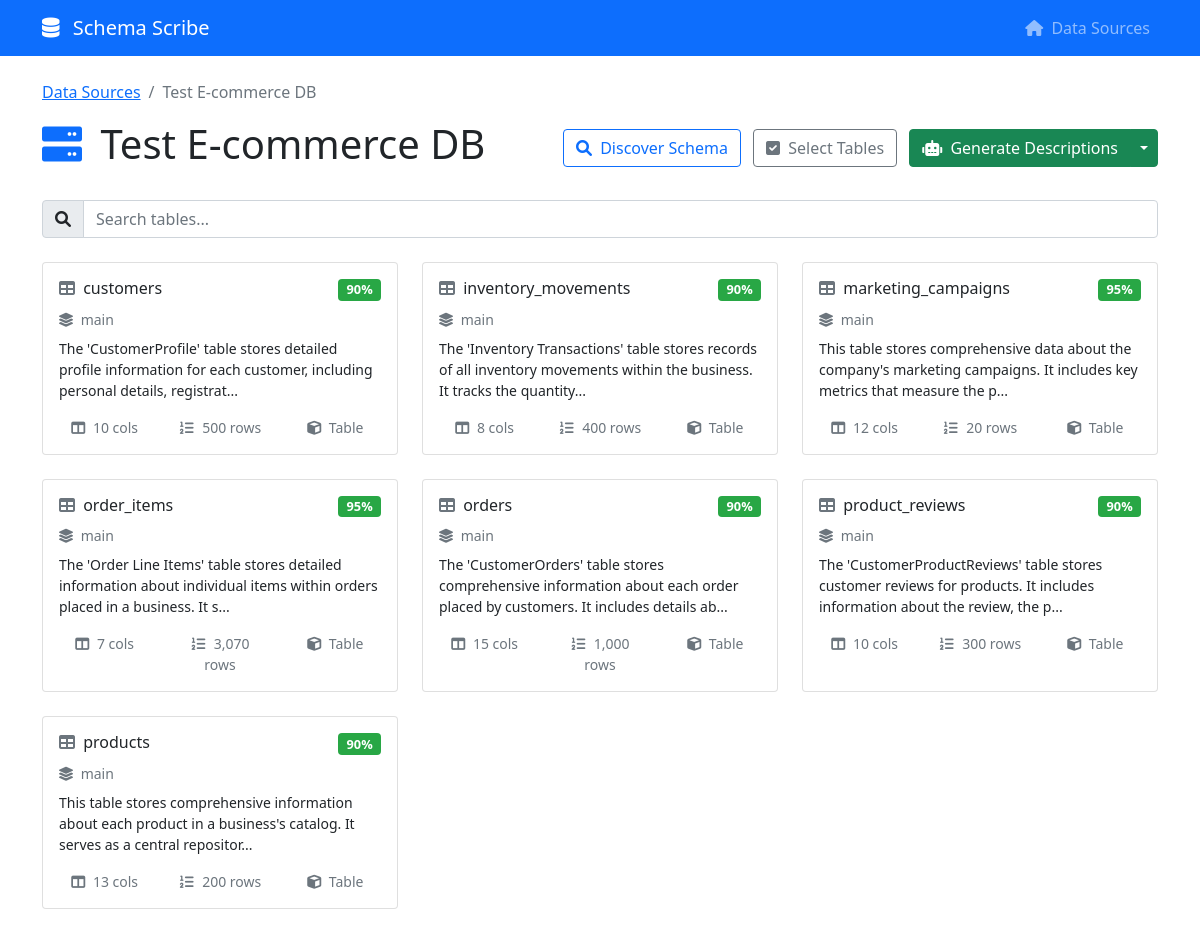
The app's page /catalog/1 with its own data.
### schema_scribe/models/catalog.py (models this page shows, shortened)
class DataSource(Base):
    __tablename__ = "data_sources"
    id = SQLColumn(Integer, primary_key=True, index=True)
    name = SQLColumn(String(255), unique=True, index=True, nullable=False)
    connection_string = SQLColumn(String(500), nullable=False)
    database_type = SQLColumn(String(50), nullable=False)  # postgresql, mysql, etc.
    description = SQLColumn(Text)
    is_active = SQLColumn(Boolean, default=True)
    created_at = SQLColumn(DateTime(timezone=True), server_default=func.now())
    updated_at = SQLColumn(DateTime(timezone=True), onupdate=func.now())
    tables = relationship("Table", back_populates="data_source", cascade="all, delete-orphan")

class Table(Base):
    __tablename__ = "tables"
    id = SQLColumn(Integer, primary_key=True, index=True)
    data_source_id = SQLColumn(Integer, ForeignKey("data_sources.id"), nullable=False)
    schema_name = SQLColumn(String(255), nullable=False)
    table_name = SQLColumn(String(255), nullable=False, index=True)
    table_type = SQLColumn(String(50))  # table, view, materialized_view
    row_count = SQLColumn(Integer)
    size_bytes = SQLColumn(Integer)
    created_at = SQLColumn(DateTime(timezone=True), server_default=func.now())
    updated_at = SQLColumn(DateTime(timezone=True), onupdate=func.now())
    last_profiled_at = SQLColumn(DateTime(timezone=True))
    data_source = relationship("DataSource", back_populates="tables")
    columns = relationship("Column", back_populates="table", cascade="all, delete-orphan")
    ai_descriptions = relationship("AIDescription", back_populates="table", cascade="all, delete-orphan")

### schema_scribe/models/ai_content.py (models this page shows)
class AIDescription(Base):
    __tablename__ = "ai_descriptions"
    id = SQLColumn(Integer, primary_key=True, index=True)
    table_id = SQLColumn(Integer, ForeignKey("tables.id"), nullable=True)
    column_id = SQLColumn(Integer, ForeignKey("columns.id"), nullable=True)
    suggested_name = SQLColumn(String(255))  # Business-friendly name
    description = SQLColumn(Text, nullable=False)
    confidence_score = SQLColumn(Float)  # AI confidence 0-1
    context_used = SQLColumn(Text)  # What context was provided to LLM
    reasoning = SQLColumn(Text)     # LLM's chain of thought
    status = SQLColumn(Enum(ValidationStatus), default=ValidationStatus.PENDING)
    human_feedback = SQLColumn(Text)  # If edited or rejected, why?
    final_description = SQLColumn(Text)  # Human-approved final description
    suggested_business_domain = SQLColumn(String(100))
    suggested_is_pii = SQLColumn(Boolean)
    suggested_data_quality_warning = SQLColumn(Text)
    created_at = SQLColumn(DateTime(timezone=True), server_default=func.now())
    validated_at = SQLColumn(DateTime(timezone=True))
    validated_by = SQLColumn(String(255))  # User who validated
    model_used = SQLColumn(String(100))  # Which LLM model generated this
    prompt_version = SQLColumn(String(50))  # Track prompt iterations
    table = relationship("Table", back_populates="ai_descriptions")
    column = relationship("Column", back_populates="ai_descriptions")

### schema_scribe/api/main.py (the view)
@app.get("/catalog/{data_source_id}", response_class=HTMLResponse)
async def catalog_view(request: Request, data_source_id: int, db: Session = Depends(get_db)):
    data_source = db.query(DataSource).filter(DataSource.id == data_source_id).first()
    if not data_source:
        raise HTTPException(status_code=404, detail="Data source not found")
    catalog_manager = CatalogManager(db)
    tables = catalog_manager.get_tables(data_source_id)
    return templates.TemplateResponse("catalog.html", {
        "request": request,
        "data_source": data_source,
        "tables": tables
    })

### schema_scribe/web/templates/catalog.html (shortened to what this page needs)
{% extends "base.html" %}
{% block content %}
<div class="row">
    <div class="col-12">
        <nav aria-label="breadcrumb">
            <ol class="breadcrumb">
                <li class="breadcrumb-item"><a href="/">Data Sources</a></li>
                <li class="breadcrumb-item active">{{ data_source.name }}</li>
            </ol>
        </nav>
        <div class="d-flex justify-content-between align-items-center mb-4">
            <h1>
                <i class="fas fa-server me-2 text-primary"></i>
                {{ data_source.name }}
            </h1>
            <div>
                <button class="btn btn-outline-primary me-2" onclick="discoverSchema()">
                    <i class="fas fa-search me-1"></i>
                    Discover Schema
                </button>
                <button class="btn btn-outline-secondary me-2" onclick="toggleSelectionMode()" id="selectionToggle">
                    <i class="fas fa-check-square me-1"></i>
                    Select Tables
                </button>
                <div class="btn-group" role="group">
                    <button class="btn btn-success" onclick="generateDescriptions()" id="generateBtn">
                        <i class="fas fa-robot me-1"></i>
                        Generate Descriptions
                    </button>
                    <button type="button" class="btn btn-success dropdown-toggle dropdown-toggle-split" data-bs-toggle="dropdown">
                    </button>
                </div>
            </div>
        </div>
        <div class="mb-4">
            <div class="input-group">
                <span class="input-group-text">
                    <i class="fas fa-search"></i>
                </span>
                <input type="text" class="form-control" id="searchTables"
                       placeholder="Search tables..." onkeyup="filterTables()">
            </div>
        </div>
        {% if tables %}
            <div class="row" id="tablesContainer">
                {% for table in tables %}
                <div class="col-md-6 col-lg-4 mb-4 table-item"
                     data-name="{{ table.table_name.lower() }}"
                     data-schema="{{ table.schema_name.lower() }}">
                    <div class="card h-100 table-card position-relative" onclick="handleCardClick(event, {{ table.id }})">
                        <div class="card-body">
                            <div class="d-flex justify-content-between align-items-start mb-2">
                                <div class="d-flex align-items-center">
                                    <h6 class="card-title mb-0">
                                        <i class="fas fa-table me-1 text-secondary"></i>
                                        {{ table.table_name }}
                                    </h6>
                                </div>
                                {% if table.ai_confidence %}
                                    {% set confidence_class = "confidence-high" if table.ai_confidence > 0.8 else ("confidence-medium" if table.ai_confidence > 0.5 else "confidence-low") %}
                                    <span class="badge {{ confidence_class }} confidence-badge">
                                        {{ "%.0f"|format(table.ai_confidence * 100) }}%
                                    </span>
                                {% endif %}
                            </div>
                            <p class="text-muted small mb-2">
                                <i class="fas fa-layer-group me-1"></i>
                                {{ table.schema_name }}
                            </p>
                            {% if table.description %}
                                <p class="card-text small">{{ table.description[:120] }}{% if table.description|length > 120 %}...{% endif %}</p>
                            {% else %}
                                <p class="card-text text-muted small">
                                    <em>No description available</em>
                                </p>
                            {% endif %}
                            <div class="mt-auto">
                                <div class="row text-center small text-muted">
                                    <div class="col-4">
                                        <i class="fas fa-table-columns me-1"></i>
                                        {{ table.column_count }} cols
                                    </div>
                                    <div class="col-4">
                                        {% if table.row_count %}
                                            <i class="fas fa-list-ol me-1"></i>
                                            {{ "{:,}".format(table.row_count) }} rows
                                        {% else %}
                                            <i class="fas fa-question me-1"></i>
                                            Unknown
                                        {% endif %}
                                    </div>
                                    <div class="col-4">
                                        <i class="fas fa-cube me-1"></i>
                                        {{ table.table_type.replace('BASE TABLE', 'Table').replace('VIEW', 'View') }}
                                    </div>
                                </div>
                            </div>
                        </div>
                    </div>
                </div>
                {% endfor %}
            </div>
        {% endif %}
    </div>
</div>
{% endblock %}

### schema_scribe/web/templates/base.html (shortened to what this page needs)
<!DOCTYPE html>
<html lang="en">
<head>
    <link href="https://cdn.jsdelivr.net/npm/bootstrap@5.1.3/dist/css/bootstrap.min.css" rel="stylesheet">
    <link href="https://cdnjs.cloudflare.com/ajax/libs/font-awesome/6.0.0/css/all.min.css" rel="stylesheet">
</head>
<body>
    <nav class="navbar navbar-expand-lg navbar-dark bg-primary">
        <div class="container">
            <a class="navbar-brand" href="/">
                <i class="fas fa-database me-2"></i>
                Schema Scribe
            </a>
            <div class="navbar-nav ms-auto">
                <a class="nav-link" href="/">
                    <i class="fas fa-home me-1"></i>
                    Data Sources
                </a>
            </div>
        </div>
    </nav>
    <main class="container mt-4">
        {% block content %}{% endblock %}
    </main>
</body>
</html>

### schema_scribe/web/templates/base.html (style rules this page uses)
.confidence-badge { font-size: 0.8em; }
.confidence-high { background-color: #28a745; }
.table-card { transition: transform 0.2s; cursor: pointer; }

### records on screen
DataSource: name "Test E-commerce DB"
Table: table_name "customers", schema_name "main", row_count "500", table_type.replace "Table"
AIDescription: table.ai_confidence*100 "90", final_description "The 'CustomerProfile' table stores detailed profile information for each customer, including personal details, registrat"
Table: table_name "inventory_movements", schema_name "main", row_count "400", table_type.replace "Table"
AIDescription: table.ai_confidence*100 "90", description "The 'Inventory Transactions' table stores records of all inventory movements within the business. It tracks the quantity"
Table: table_name "marketing_campaigns", schema_name "main", table_type.replace "Table"
AIDescription: table.ai_confidence*100 "95", description "This table stores comprehensive data about the company's marketing campaigns. It includes key metrics that measure the p"
Table: table_name "order_items", schema_name "main", row_count "3,070", table_type.replace "Table"
AIDescription: table.ai_confidence*100 "95", description "The 'Order Line Items' table stores detailed information about individual items within orders placed in a business. It s"
Table: table_name "orders", schema_name "main", row_count "1,000", table_type.replace "Table"
AIDescription: table.ai_confidence*100 "90", description "The 'CustomerOrders' table stores comprehensive information about each order placed by customers. It includes details ab"
Table: table_name "product_reviews", schema_name "main", row_count "300", table_type.replace "Table"
AIDescription: table.ai_confidence*100 "90", description "The 'CustomerProductReviews' table stores customer reviews for products. It includes information about the review, the p"
Table: table_name "products", schema_name "main", table_type.replace "Table"
AIDescription: table.ai_confidence*100 "90", description "This table stores comprehensive information about each product in a business's catalog. It serves as a central repositor"

### other values on screen
{{ table.column_count }} "10" "8" "12" "7" "15" "10" "13"
{{ "{:,}".format(table.row_count) }} "20" "200"
